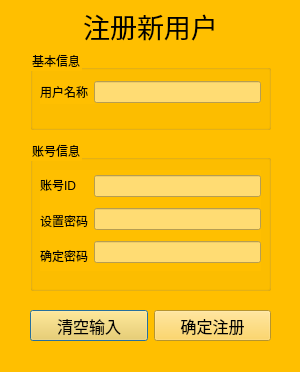
<?xml version="1.0" encoding="UTF-8"?>
<ui version="4.0">
    <class>SignupDlg</class>
    <widget class="QDialog" name="SignupDlg">
        <property name="geometry">
            <rect>
                <x>0</x>
                <y>0</y>
                <width>300</width>
                <height>372</height>
            </rect>
        </property>
        <property name="windowTitle">
            <string>注册-ZinPass</string>
        </property>
        <property name="styleSheet">
            <string notr="true">background-color: #FFBF00;</string>
        </property>
        <widget class="QLabel" name="labelTitle">
            <property name="geometry">
                <rect>
                    <x>10</x>
                    <y>10</y>
                    <width>281</width>
                    <height>31</height>
                </rect>
            </property>
            <property name="font">
                <font>
                    <family>字酷堂石刻体</family>
                    <pointsize>20</pointsize>
                </font>
            </property>
            <property name="styleSheet">
                <string notr="true">color: black;</string>
            </property>
            <property name="text">
                <string>注册新用户</string>
            </property>
            <property name="alignment">
                <set>Qt::AlignmentFlag::AlignCenter</set>
            </property>
        </widget>
        <widget class="QGroupBox" name="gBoxUserInfo">
            <property name="geometry">
                <rect>
                    <x>30</x>
                    <y>50</y>
                    <width>241</width>
                    <height>80</height>
                </rect>
            </property>
            <property name="title">
                <string>基本信息</string>
            </property>
            <widget class="QWidget" name="layoutWidget">
                <property name="geometry">
                    <rect>
                        <x>10</x>
                        <y>30</y>
                        <width>221</width>
                        <height>24</height>
                    </rect>
                </property>
                <layout class="QHBoxLayout" name="hLayout1">
                    <item>
                        <widget class="QLabel" name="labelAlias">
                            <property name="styleSheet">
                                <string notr="true">color: black;</string>
                            </property>
                            <property name="text">
                                <string>用户名称</string>
                            </property>
                        </widget>
                    </item>
                    <item>
                        <widget class="QLineEdit" name="editAlias">
                            <property name="styleSheet">
                                <string notr="true">background-color: #FFDC73; color: black;</string>
                            </property>
                            <property name="maxLength">
                                <number>12</number>
                            </property>
                        </widget>
                    </item>
                </layout>
            </widget>
        </widget>
        <widget class="QGroupBox" name="gBoxAccount">
            <property name="geometry">
                <rect>
                    <x>30</x>
                    <y>140</y>
                    <width>241</width>
                    <height>151</height>
                </rect>
            </property>
            <property name="title">
                <string>账号信息</string>
            </property>
            <widget class="QWidget" name="layoutWidget">
                <property name="geometry">
                    <rect>
                        <x>10</x>
                        <y>30</y>
                        <width>221</width>
                        <height>101</height>
                    </rect>
                </property>
                <layout class="QHBoxLayout" name="hLayout2">
                    <item>
                        <layout class="QVBoxLayout" name="vLayoutLabel">
                            <item>
                                <widget class="QLabel" name="labelUserId">
                                    <property name="styleSheet">
                                        <string notr="true">color: black;</string>
                                    </property>
                                    <property name="text">
                                        <string>账号ID</string>
                                    </property>
                                </widget>
                            </item>
                            <item>
                                <widget class="QLabel" name="labelPwd1">
                                    <property name="styleSheet">
                                        <string notr="true">color: black;</string>
                                    </property>
                                    <property name="text">
                                        <string>设置密码</string>
                                    </property>
                                </widget>
                            </item>
                            <item>
                                <widget class="QLabel" name="labelPwd2">
                                    <property name="styleSheet">
                                        <string notr="true">color: black;</string>
                                    </property>
                                    <property name="text">
                                        <string>确定密码</string>
                                    </property>
                                </widget>
                            </item>
                        </layout>
                    </item>
                    <item>
                        <layout class="QVBoxLayout" name="vLayoutEdit">
                            <item>
                                <widget class="QLineEdit" name="editUserId">
                                    <property name="styleSheet">
                                        <string notr="true">background-color: #FFDC73; color: black;</string>
                                    </property>
                                    <property name="maxLength">
                                        <number>16</number>
                                    </property>
                                </widget>
                            </item>
                            <item>
                                <widget class="QLineEdit" name="editPwd1">
                                    <property name="styleSheet">
                                        <string notr="true">background-color: #FFDC73; color: black;</string>
                                    </property>
                                    <property name="maxLength">
                                        <number>50</number>
                                    </property>
                                    <property name="echoMode">
                                        <enum>QLineEdit::EchoMode::Password</enum>
                                    </property>
                                </widget>
                            </item>
                            <item>
                                <widget class="QLineEdit" name="editPwd2">
                                    <property name="styleSheet">
                                        <string notr="true">background-color: #FFDC73; color: black;</string>
                                    </property>
                                    <property name="maxLength">
                                        <number>50</number>
                                    </property>
                                    <property name="echoMode">
                                        <enum>QLineEdit::EchoMode::Password</enum>
                                    </property>
                                </widget>
                            </item>
                        </layout>
                    </item>
                </layout>
            </widget>
        </widget>
        <widget class="QWidget" name="layoutWidget">
            <property name="geometry">
                <rect>
                    <x>30</x>
                    <y>310</y>
                    <width>241</width>
                    <height>31</height>
                </rect>
            </property>
            <layout class="QHBoxLayout" name="hLayout3">
                <item>
                    <widget class="QPushButton" name="pBtnClear">
                        <property name="font">
                            <font>
                                <pointsize>12</pointsize>
                            </font>
                        </property>
                        <property name="styleSheet">
                            <string notr="true">background-color: #FFCF40;color: black;</string>
                        </property>
                        <property name="text">
                            <string>清空输入</string>
                        </property>
                    </widget>
                </item>
                <item>
                    <widget class="QPushButton" name="pBtnSubmit">
                        <property name="font">
                            <font>
                                <pointsize>12</pointsize>
                            </font>
                        </property>
                        <property name="styleSheet">
                            <string notr="true">background-color: #FFCF40;color: black;</string>
                        </property>
                        <property name="text">
                            <string>确定注册</string>
                        </property>
                    </widget>
                </item>
            </layout>
        </widget>
    </widget>
    <resources/>
    <connections/>
</ui>
